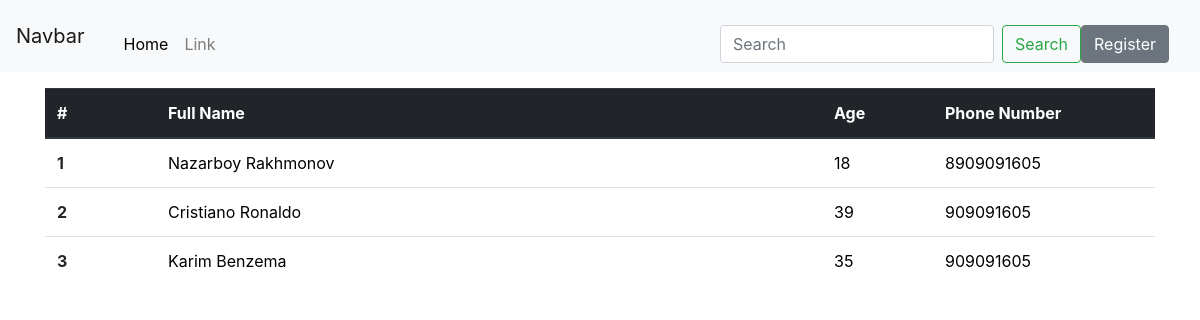
The app's page /users/, older data.
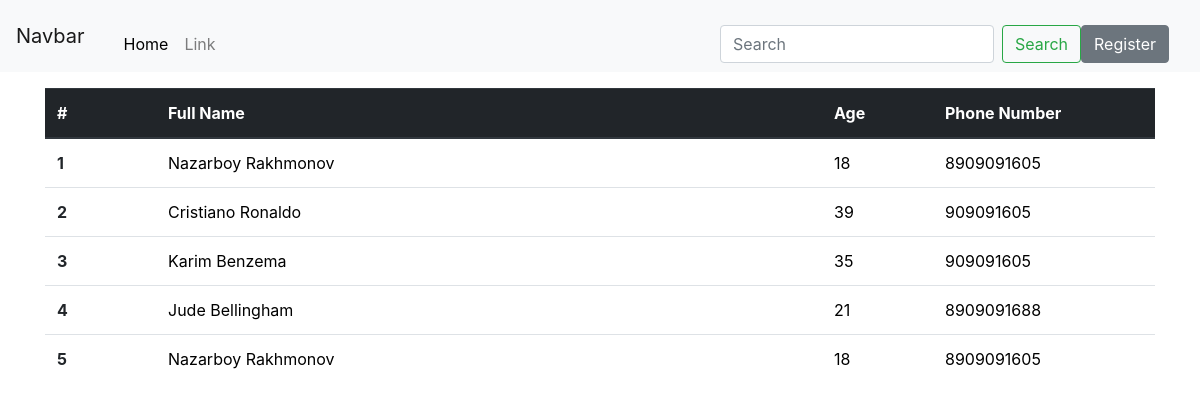
The same page, newer data.
### users/models.py (models this page shows, shortened)
class UserModel(models.Model):
    full_name = models.CharField(max_length=128)
    age = models.IntegerField()
    phone_number = models.CharField(max_length=13)
    email = models.EmailField()
    region = models.CharField(max_length=20)
    certificate = models.FileField(upload_to="media/certificates", null=True)
    class Meta:
        verbose_name = 'User'
        verbose_name_plural = 'Users'

### users/views.py (the view)
# urls.py: path('', UserListView, name='list'),
def UserListView(request):
    users = UserModel.objects.all()
    q = request.GET.get('q')
    if q:
        users = users.filter(full_name__icontains = q)
    context = {
        'users': users,
    }
    return render(request, 'user-list.html', context=context)

### templates/user-list.html (shortened to what this page needs)
<!doctype html>
<html lang="en">
<head>
    <link rel="stylesheet" href="https://cdn.jsdelivr.net/npm/bootstrap@4.0.0/dist/css/bootstrap.min.css"
>
</head>
<body>
<nav class="navbar navbar-expand-lg navbar-light bg-light">
    <a class="navbar-brand" href="#">Navbar</a>
    <div class="collapse navbar-collapse container mt-3" id="navbarSupportedContent">
        <ul class="navbar-nav mr-auto">
            <li class="nav-item active">
                <a class="nav-link" style="color:black" href="{% url 'users:list' %}"> Home  <span class="sr-only">(current)</span></a>
            </li>
            <li class="nav-item">
                <a class="nav-link" href="#">Link</a>
            </li>
        </ul>
        <form class="form-inline my-2 my-lg-0">
            <input name="q" class="form-control mr-sm-2" type="search" placeholder="Search" aria-label="Search"
                   value="{{ request.GET.q }}">
            <button class="btn btn-outline-success my-2 my-sm-0" type="submit">Search</button>
            <a style="color:black" href="{% url 'users:register' %}">
                <button type="button" class="btn btn-secondary">Register</button>
            </a>
        </form>
    </div>
</nav>
<div class="container mt-3">
    <table class="table">
        <thead class="thead-dark">
        <tr>
            <th width="10%" scope="col">#</th>
            <th width="60%" scope="col">Full Name</th>
            <th width="10%" scope="col">Age</th>
            <th width="20%" scope="col">Phone Number</th>
        </tr>
        </thead>
        <tbody>
        {% for user in users %}
        <tr>
            <th scope="row">{{forloop.counter}}</th>
            <td><a style="color:black" href="{%url 'users:detail' pk=user.id%}">
                {{user.full_name}}</a></td>
            <td><a style="color:black" href="{%url 'users:detail' pk=user.id%}">{{user.age}}</a></td>
            <td><a style="color:black" href="{%url 'users:detail' pk=user.id%}">{{user.phone_number}}</a></td>
        </tr>
        {% endfor %}
        </tbody>
    </table>
</div>
</body>
</html>

Row changes from the older to the newer data that the page shows:
added UserModel: full_name "Jude Bellingham", age "21", phone_number "8909091688"
added UserModel: full_name "Nazarboy Rakhmonov", age "18", phone_number "8909091605"
